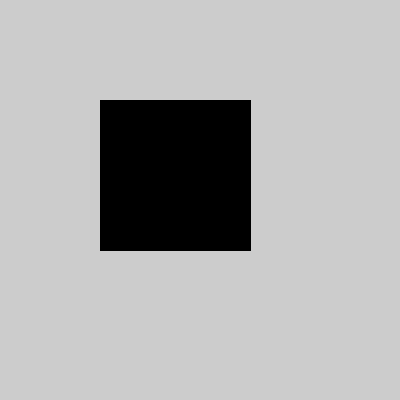
Frame 1 (no input)
Frame 60 (the mouse pressed at the canvas centre just before this capture): identical to frame 1, image omitted
Frame 120 (the mouse held since frame 60 and released just before this capture): identical to frame 1, image omitted

The Processing sketch that drew this single still picture (run headless with seeded random() and noise(); from frame 60 on, the mouse is pressed at the canvas centre):

// Processing sketch: interact
// ── interact.pde
// Drag (click and hold) your mouse across the 
// image to change the value of the rectangle

int value = 0;
void setup()
{
 size(400,400); 
}
void draw() {
  fill(value);
  rect(100,100, 150, 150);
}

void mouseDragged() 
{
  value = value + 5;
  if (value > 255) {
    value = 0;
  }
}
